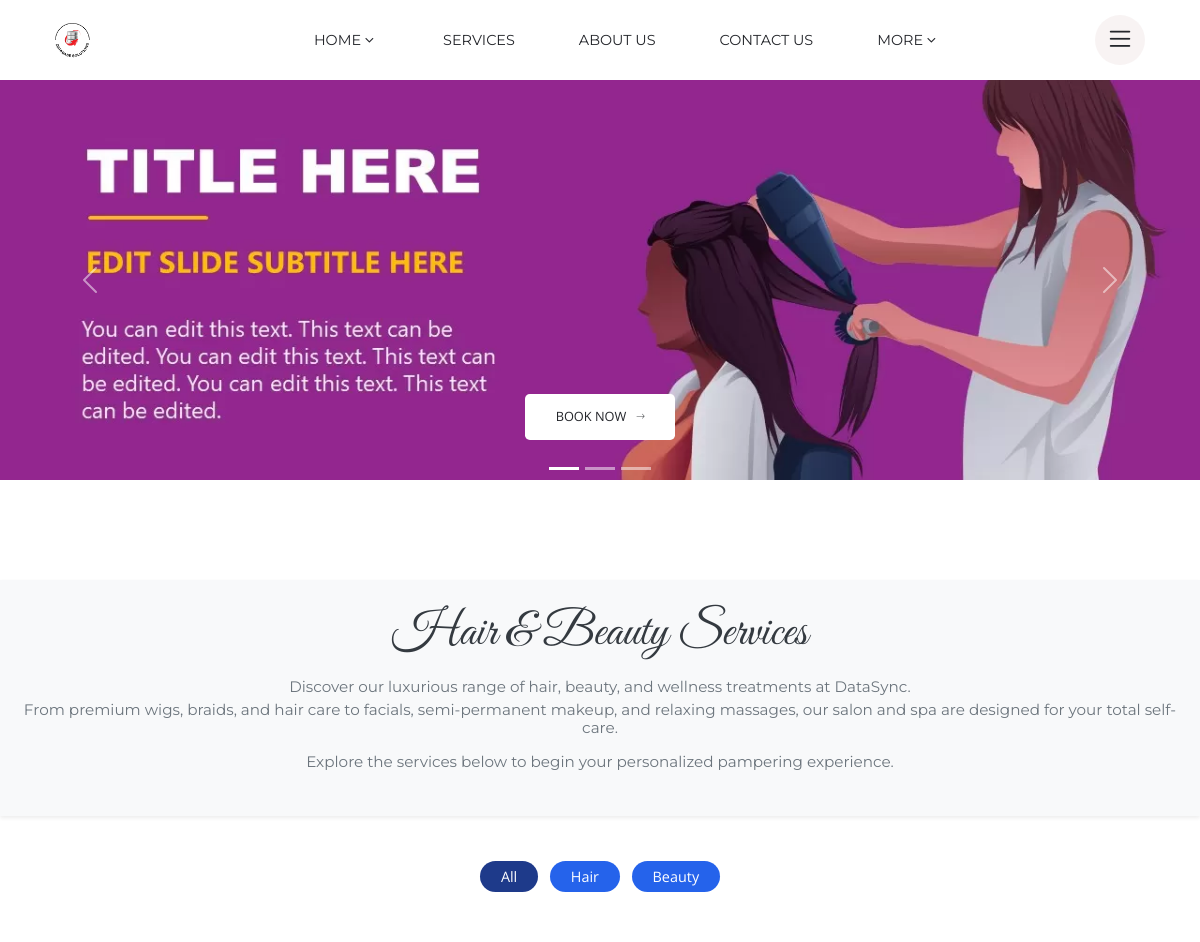
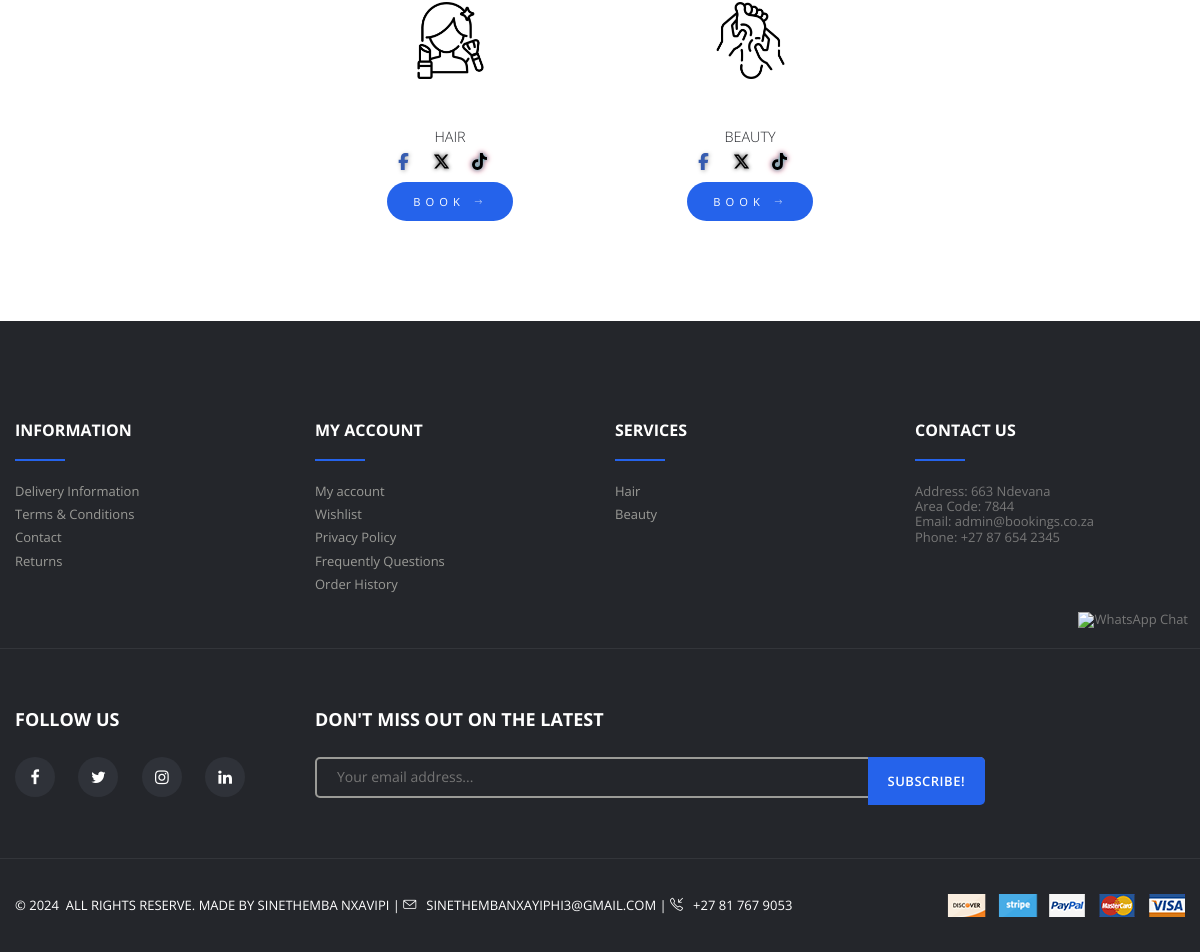
The page / on the database its author committed (2 pictures, top to bottom).
### tables this page shows
CREATE TABLE `salons` (
  `id` int(11) NOT NULL,
  `user_id` varchar(60) DEFAULT NULL,
  `salon_id` varchar(60) DEFAULT NULL,
  `store_name` varchar(60) DEFAULT NULL,
  `store_phone` varchar(60) DEFAULT NULL,
  `store_email` varchar(1025) DEFAULT NULL,
  `store_address` text DEFAULT NULL,
  `store_owner` varchar(60) DEFAULT NULL,
  `city` varchar(60) DEFAULT NULL,
  `state` varchar(60) DEFAULT NULL,
  `country` varchar(20) DEFAULT NULL,
  `postal_code` varchar(20) DEFAULT NULL,
  `description` text DEFAULT NULL,
  `image` varchar(1024) DEFAULT NULL,
  `user_image` varchar(1024) DEFAULT NULL,
  `slider` varchar(1025) DEFAULT NULL,
  `date` datetime NOT NULL
);

CREATE TABLE `our_services` (
  `id` int(11) NOT NULL,
  `user_id` varchar(60) DEFAULT NULL,
  `service_id` varchar(60) DEFAULT NULL,
  `salon_id` varchar(60) DEFAULT NULL,
  `services` varchar(60) DEFAULT NULL,
  `image` varchar(1000) NOT NULL,
  `date` datetime DEFAULT NULL
);

### private/views/home.view.php (the view, shortened to what the rows shown need)
<?php $this->view('includes/header'); ?>
    <div id="bookings" class="service-promo-section section-top-gap-100">
        <div class="main-menu section-title-wrapper py-5 my-5 bg-light rounded-4 shadow-sm">
            <div class="container text-center px-4">
                <h2 class="greatvibes fw-dark text-dark">Hair & Beauty Services</h2>
                <?php
                    if(!empty($rows)):
                        foreach($rows as $row):
                ?>
                    <p class="text-muted mt-3 mb-1 p">
                        Discover our luxurious range of hair, beauty, and wellness treatments at <?= esc($row->store_name ?? '') ?>.
                    </p>
                    <p class="text-muted p">
                        From premium wigs, braids, and hair care to facials, semi-permanent makeup, and relaxing massages, our salon and spa are designed for your total self-care.
                    </p>
                    <p class="text-muted mb-4 p">
                        Explore the services below to begin your personalized pampering experience.
                    </p>
                <?php endforeach; endif; ?>
            </div>
        </div>
        <div class="service-wrapper pt-4">
            <div class="container">
                <div class="row justify-content-center align-items-center">
                    <?php if (!empty($rowz)): ?>
                        <?php foreach ($rowz as $row): ?>
                            <div class="col-lg-3 col-sm-6 col-6 card-item" data-cat="<?= strtolower($row->services) ?>">
                                <div class="service-promo-single-item">
                                    <div class="image">
                                        <a href="javascript:void(0);" onclick="selectBranch('<?= strtolower($row->services) ?>')">
                                            <img src="<?= get_image($row->image) ?>" alt="">
                                        </a>
                                    </div>
                                    <div class="contact-social p">
                                        <h5 style="font-weight: lighter; font-size: 0.9rem;"><?= strtoupper($row->services) ?></h5>
                                        <ul>
                                            <li>
                                                <a href="https://www.facebook.com/share/7aQqUELVVZvkGf2F/?mibextid=qi20mg" class="facebook-icon" target="_blank">
                                                    <img src="<?= ROOT ?>/images/facebook-f-brands-solid.svg" alt="Facebook" width="17" height="17" style="filter: invert(29%) sepia(96%) saturate(636%) hue-rotate(190deg) brightness(94%) contrast(91%) drop-shadow(1px 1px 2px rgba(0,0,0,0.3));">
                                                </a>
                                            </li>
                                            <li>
                                                <a href="https://www.instagram.com/afikam_luxury_spa?igsh=MWxjZTkyemozNW5ndA==" target="_blank">
                                                    <img src="<?= ROOT ?>/images/x-twitter-brands-solid.svg" alt="X (Twitter)" width="17" height="17" style="filter: drop-shadow(0 0 2px #000);">
                                                </a>
                                            </li>
                                            <li>
                                                <a href="https://www.tiktok.com/@afikam" target="_blank">
                                                    <img src="<?= ROOT ?>/images/tiktok-brands-solid.svg" alt="TikTok" width="17" height="17" style="filter: drop-shadow(0 0 2px #25F4EE) drop-shadow(0 0 2px #FE2C55);">
                                                </a>
                                            </li>
                                        </ul>
                                    </div>
                                    <div class="content pt-2">
                                        <a href="javascript:void(0);" onclick="selectBranch('<?= strtolower($row->services) ?>')"
                                        class="btn btn-xs icon-space-left"
                                        style="background: #2563eb; padding: 10px 25px; border-radius: 35px; min-width: 120px; letter-spacing: .1em; font-weight: 400; font-size: 50px; text-align: center;">
                                            <span class="d-flex align-items-center text-white" style="font-size: 0.7rem;">
                                                Book
                                                <i class="ion-ios-arrow-thin-right"></i>
                                            </span>
                                        </a>
                                    </div>
                                </div>
                            </div>
                        <?php endforeach; ?>
                    <?php endif; ?>
                </div>
            </div>
        </div>
    </div>
    <?php $this->view('includes/footer'); ?>

### private/views/includes/header.view.php (shortened to what the rows shown need)
<?php
    $salonData    = new Salon();
    $uniqueSalons = $salonData->query("SELECT * FROM salons");
?>
<!DOCTYPE html>
    <html lang="zxx">
        <head>
            <link rel="stylesheet" href="<?=ROOT?>/assets/css/vendor/vendor.min.css">
            <link rel="stylesheet" href="<?=ROOT?>/assets/css/plugins/plugins.min.css">
            <link rel="stylesheet" href="<?=ROOT?>/assets/css/style.min.css">
            <link rel="stylesheet" href="<?=ROOT?>/assets/css/styles.css">
            <link rel="stylesheet" href="<?=ROOT?>/assets/css/preload.css">
            <link rel="stylesheet" href="<?=ROOT?>/assets/mdi/css/materialdesignicons.min.css">
            <link rel="stylesheet" href="<?=ROOT?>/assets/css/swiper.min.css">
            <link rel="stylesheet" href="<?=ROOT?>/assets/css/vibes.css">
        </head>
        <body>
            <header class="header-section d-none d-xl-block">
                <div class="header-wrapper">
                    <div class="header-bottom header-bottom-color--green section-fluid sticky-header sticky-color--white">
                        <div class="container">
                            <div class="row">
                                <div class="col-12 d-flex align-items-center justify-content-between">
                                    <div class="header-logo">
                                        <div class="logo">
                                            <?php
                                                if (!empty($uniqueSalons)):
                                                    foreach ($uniqueSalons as $row):
                                                        $image =  fetch_images($row->image);
                                            ?>
                                                <a href="<?=ROOT?>/home">
                                                    <img src="<?= $image ?>" style="height: 35px; width: 35px;" alt="">
                                                </a>
                                            <?php endforeach; endif;?>
                                        </div>
                                    </div>
                                </div>
                            </div>
                        </div>
                    </div>
                </div>
            </header>

### private/views/includes/footer.view.php (shortened to what the rows shown need)
<footer class="footer-section footer-bg section-top-gap-100">
    <div class="footer-wrapper">
        <div class="footer-top">
            <div class="container">
                <div class="row mb-n6">
                    <div class="col-lg-3 col-sm-6 mb-6">
                        <div class="footer-widget-single-item footer-widget-color--golden" data-aos="fade-up"
                            data-aos-delay="400">
                            <ul class="footer-nav">
                                <?php
                                    $serviceData    = new Our_service();
                                    $uniqueServices = $serviceData->findAll();
                                    if (!empty($uniqueServices)):
                                        foreach ($uniqueServices as $row):
                                ?>
                                    <li>
                                        <a href="javascript:void(0);" onclick="selectBranch('<?= strtolower($row->services ?? '') ?>')"><?= esc($row->services ?? '') ?>
                                        </a>
                                    </li>
                                <?php endforeach; endif; ?>
                            </ul>
                        </div>
                    </div>
                    <div class="col-lg-3 col-sm-6 mb-6">
                        <div class="footer-widget-single-item footer-widget-color--golden" data-aos="fade-up"
                            data-aos-delay="600">
                            <div class="footer-about">
                                <?php
                                    $storeData    = new Salon();
                                    $salonData    = $storeData->findAll();
                                    if($salonData):
                                        foreach($salonData as $row):
                                ?>
                                    <address class="address">
                                        <span>Address: <?= esc($row->store_address ?? '') ?></span><br>
                                        <span>Area Code: <?= esc($row->postal_code ?? '') ?></span><br>
                                        <span>Email: <?= esc($row->store_email ?? '') ?></span><br>
                                        <span>Phone: <?= esc($row->store_phone ?? '') ?></span>
                                    </address>
                                <?php endforeach; endif; ?>
                            </div>
                        </div>
                    </div>
                </div>
            </div>
        </div>
    </div>
</footer>

### rows shown on the page
salons: image (picture), store_name "DataSync", store_address "663 Ndevana", postal_code "7844", store_email "admin@bookings.co.za", store_phone "+27 87 654 2345"
our_services: shows a picture, services "HAIR", services "Hair"
our_services: shows a picture, services "BEAUTY", services "Beauty"

### other values the page prints
$cat "Hair"
$cat "Beauty"
